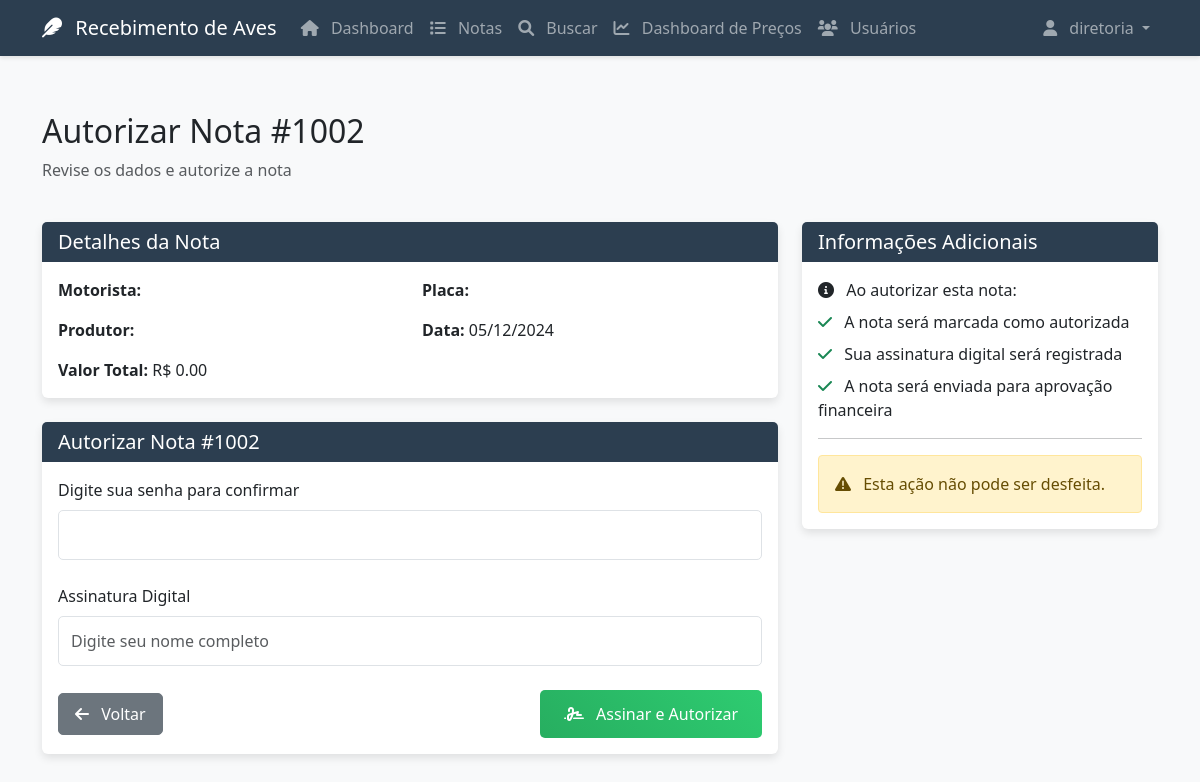
/autorizar_nota/2 (signed in), run on the app's committed database.
### app.py (models this page shows, shortened)
class User(UserMixin, db.Model):
    id = db.Column(db.Integer, primary_key=True)
    username = db.Column(db.String(80), unique=True, nullable=False)
    password_hash = db.Column(db.String(120), nullable=False)
    role = db.Column(db.String(20), nullable=False)  # 'diretoria', 'financeiro', 'usuario', 'visualizador', 'gerente'
    nome_completo = db.Column(db.String(100))
    email = db.Column(db.String(120))
    data_criacao = db.Column(db.DateTime, default=datetime.now)
    ativo = db.Column(db.Boolean, default=True)
    criado_por_id = db.Column(db.Integer, db.ForeignKey('user.id'))
    @property
    def is_diretoria(self):
        return self.role == 'diretoria'
    @property
    def is_financeiro(self):
        return self.role == 'financeiro'
    @property
    def is_gerente(self):
        return self.role == 'gerente'

class Nota(db.Model):
    id = db.Column(db.Integer, primary_key=True)
    numero = db.Column(db.Integer, unique=True, nullable=False)
    usuario_id = db.Column(db.Integer, db.ForeignKey('user.id'), nullable=False)
    tipo_ave = db.Column(db.String(50), nullable=True)
    num_cargas = db.Column(db.Integer, nullable=True)
    ordem_carga = db.Column(db.String(10), nullable=True)
    data_abate = db.Column(db.DateTime, nullable=True)
    dia_semana = db.Column(db.String(20), nullable=True)
    motorista = db.Column(db.String(100), nullable=True)
    transportadora = db.Column(db.String(100), nullable=True)
    placa_veiculo = db.Column(db.String(20), nullable=True)
    qtd_caixas = db.Column(db.Integer, nullable=True)
    frete_status = db.Column(db.String(20), nullable=True)
    km_saida = db.Column(db.Float, nullable=True)
    km_chegada = db.Column(db.Float, nullable=True)
    valor_frete = db.Column(db.Float, nullable=True)
    pedagios = db.Column(db.Float, nullable=True)
    outras_despesas = db.Column(db.Float, nullable=True)
    produtor = db.Column(db.String(100), nullable=True)
    estado = db.Column(db.String(2), nullable=True)
    nota_fiscal = db.Column(db.String(50), nullable=True)
    data_nf = db.Column(db.DateTime, nullable=True)
    gta = db.Column(db.String(50), nullable=True)
    data_gta = db.Column(db.DateTime, nullable=True)
    aves_granja = db.Column(db.Integer, nullable=True)
    aves_mortas = db.Column(db.Integer, nullable=True)
    aves_recebidas = db.Column(db.Integer, nullable=True)
    aves_contador = db.Column(db.Integer, nullable=True)
    agenciador = db.Column(db.String(100), nullable=True)
    caixas_vazias = db.Column(db.Integer, default=0)
    peso_granja = db.Column(db.Float, nullable=True)
    peso_frigorifico = db.Column(db.Float, nullable=True)
    mortalidade_excesso = db.Column(db.Float, default=0)
    aves_molhadas_granja = db.Column(db.Float, default=0)
    aves_molhadas_chuva = db.Column(db.Float, default=0)
    quebra_maus_tratos = db.Column(db.Float, default=0)
    aves_papo_cheio = db.Column(db.Float, default=0)
    outras_quebras = db.Column(db.Float, default=0)
    descricao_quebras = db.Column(db.String(200))
    adiantamento_frete = db.Column(db.Float, default=0)
    valor_combustivel = db.Column(db.Float, default=0)  # Novo campo para preço do combustível
    valor_kg = db.Column(db.Float, nullable=True)
    status = db.Column(db.String(20), default='incompleta')
    campos_pendentes = db.Column(db.String(200), nullable=True)
    data_criacao = db.Column(db.DateTime, default=datetime.utcnow)
    autorizado_por = db.Column(db.Integer, db.ForeignKey('user.id'))
    autorizado_por_usuario = db.relationship('User', foreign_keys=[autorizado_por])
    autorizada = db.Column(db.Boolean, default=False)
    data_autorizacao = db.Column(db.DateTime)
    assinatura_autorizador = db.Column(db.String(200))
    verificado_por = db.Column(db.Integer, db.ForeignKey('user.id'))
    verificado_por_usuario = db.relationship('User', foreign_keys=[verificado_por])
    verificado_financeiro = db.Column(db.Boolean, default=False)
    aprovado_financeiro = db.Column(db.Boolean, default=False)
    data_aprovacao_financeiro = db.Column(db.DateTime)
    observacoes_financeiro = db.Column(db.String(500))
    requer_verificacao = db.Column(db.Boolean, default=False)
    em_edicao = db.Column(db.Boolean, default=False)
    liberado_gerente = db.Column(db.Boolean, default=False)
    liberado_por_gerente = db.Column(db.Integer, db.ForeignKey('user.id'))
    liberado_por_gerente_usuario = db.relationship('User', foreign_keys=[liberado_por_gerente])
    data_liberacao_gerente = db.Column(db.DateTime)
    def calcular_valor_total(self):
        peso_liquido = (self.peso_frigorifico or 0) - (
            (self.mortalidade_excesso or 0) +
            (self.aves_molhadas_granja or 0) +
            (self.aves_molhadas_chuva or 0) +
            (self.quebra_maus_tratos or 0) +
            (self.aves_papo_cheio or 0) +
            (self.outras_quebras or 0)
        )
        return peso_liquido * (self.valor_kg or 0) if peso_liquido > 0 else 0

### app.py (the view, shortened to what this page needs)
@app.route('/autorizar_nota/<int:id>', methods=['GET', 'POST'])
@login_required
def autorizar_nota(id):
    if not current_user.is_diretoria:
        flash('Apenas diretoria pode autorizar notas.', 'error')
        return redirect(url_for('ver_nota', id=id))
    nota = Nota.query.get_or_404(id)
    return render_template('autorizar_nota.html', nota=nota)

### app.py (called while the page is built)
@login_manager.user_loader
def load_user(user_id):
    return User.query.get(int(user_id))

### templates/autorizar_nota.html (shortened to what this page needs)
{% extends "base.html" %}
{% block content %}
<div class="container">
    <div class="row mb-4">
        <div class="col-12">
            <h2>Autorizar Nota #{{ nota.numero }}</h2>
            <p class="text-muted">Revise os dados e autorize a nota</p>
        </div>
    </div>
    <div class="row">
        <div class="col-md-8">
            <div class="card mb-4">
                <div class="card-header">
                    <h5 class="card-title mb-0">Detalhes da Nota</h5>
                </div>
                <div class="card-body">
                    <div class="row mb-3">
                        <div class="col-md-6">
                            <strong>Motorista:</strong> {{ nota.motorista }}
                        </div>
                        <div class="col-md-6">
                            <strong>Placa:</strong> {{ nota.placa_veiculo }}
                        </div>
                    </div>
                    <div class="row mb-3">
                        <div class="col-md-6">
                            <strong>Produtor:</strong> {{ nota.produtor }}
                        </div>
                        <div class="col-md-6">
                            <strong>Data:</strong> {{ nota.data_criacao.strftime('%d/%m/%Y') }}
                        </div>
                    </div>
                    <div class="row">
                        <div class="col-md-12">
                            <strong>Valor Total:</strong> R$ {{ "%.2f"|format(nota.calcular_valor_total()) }}
                        </div>
                    </div>
                </div>
            </div>
            <div class="card">
                <div class="card-header">
                    <h5 class="mb-0">Autorizar Nota #{{ nota.numero }}</h5>
                </div>
                <div class="card-body">
                    <form method="POST" class="needs-validation" novalidate>
                        <div class="mb-4">
                            <label for="senha" class="form-label">Digite sua senha para confirmar</label>
                            <input type="password" class="form-control" id="senha" name="senha" required>
                        </div>
                        <div class="mb-4">
                            <label for="assinatura" class="form-label">Assinatura Digital</label>
                            <input type="text" class="form-control" id="assinatura" name="assinatura" required
                                   placeholder="Digite seu nome completo">
                        </div>
                        <div class="d-flex justify-content-between align-items-center">
                            <a href="{{ url_for('ver_nota', id=nota.id) }}" class="btn btn-secondary">
                                <i class="fas fa-arrow-left"></i> Voltar
                            </a>
                            <button type="submit" class="btn btn-sign">
                                <i class="fas fa-signature"></i> Assinar e Autorizar
                            </button>
                        </div>
                    </form>
                </div>
            </div>
        </div>
        <div class="col-md-4">
            <div class="card">
                <div class="card-header">
                    <h5 class="card-title mb-0">Informações Adicionais</h5>
                </div>
                <div class="card-body">
                    <p class="mb-2"><i class="fas fa-info-circle"></i> Ao autorizar esta nota:</p>
                    <ul class="list-unstyled">
                        <li><i class="fas fa-check text-success"></i> A nota será marcada como autorizada</li>
                        <li><i class="fas fa-check text-success"></i> Sua assinatura digital será registrada</li>
                        <li><i class="fas fa-check text-success"></i> A nota será enviada para aprovação financeira</li>
                    </ul>
                    <hr>
                    <div class="alert alert-warning">
                        <i class="fas fa-exclamation-triangle"></i>
                        Esta ação não pode ser desfeita.
                    </div>
                </div>
            </div>
        </div>
    </div>
</div>
{% endblock %}

### templates/base.html (shortened to what this page needs)
<!DOCTYPE html>
<html lang="pt-br">
<head>
    <link href="https://cdn.jsdelivr.net/npm/bootstrap@5.3.0/dist/css/bootstrap.min.css" rel="stylesheet">
    <link href="https://cdnjs.cloudflare.com/ajax/libs/font-awesome/6.0.0/css/all.min.css" rel="stylesheet">
    <link href="{{ url_for('static', filename='css/style.css') }}" rel="stylesheet">
</head>
<body>
    {% if current_user.is_authenticated %}
    <nav class="navbar navbar-expand-lg navbar-dark bg-primary">
        <div class="container">
            <a class="navbar-brand" href="{{ url_for('dashboard') }}">
                <i class="fas fa-feather"></i> Recebimento de Aves
            </a>
            <div class="collapse navbar-collapse" id="navbarNav">
                <ul class="navbar-nav me-auto">
                    <li class="nav-item">
                        <a class="nav-link" href="{{ url_for('dashboard') }}">
                            <i class="fas fa-home"></i> Dashboard
                        </a>
                    </li>
                    <li class="nav-item">
                        <a class="nav-link" href="{{ url_for('lista_notas') }}">
                            <i class="fas fa-list"></i> Notas
                        </a>
                    </li>
                    <li class="nav-item">
                        <a class="nav-link" href="{{ url_for('buscar_notas') }}">
                            <i class="fas fa-search"></i> Buscar
                        </a>
                    </li>
                    <li class="nav-item">
                        <a class="nav-link" href="{{ url_for('dashboard_precos') }}">
                            <i class="fas fa-chart-line"></i> Dashboard de Preços
                        </a>
                    </li>
                    {% if current_user.role == 'diretoria' %}
                    <li class="nav-item">
                        <a class="nav-link" href="{{ url_for('lista_usuarios') }}">
                            <i class="fas fa-users"></i> Usuários
                        </a>
                    </li>
                    {% endif %}
                </ul>
                <ul class="navbar-nav">
                    <li class="nav-item dropdown">
                        <a class="nav-link dropdown-toggle" href="#" id="userDropdown" role="button"
                           data-bs-toggle="dropdown">
                            <i class="fas fa-user"></i> {{ current_user.username }}
                        </a>
                    </li>
                </ul>
            </div>
        </div>
    </nav>
    {% endif %}
    <main class="py-4">
        {% block content %}{% endblock %}
    </main>
</body>
</html>

### static/css/style.css (style rules this page uses)
body { background-color: #f8f9fa; min-height: 100vh; padding-bottom: 2rem; }
.card { box-shadow: 0 0.125rem 0.25rem rgba(0, 0, 0, 0.075); transition: transform 0.2s ease-in-out; }
.card-header { background-color: #f8f9fa; border-bottom: 1px solid rgba(0, 0, 0, 0.125); }
.navbar { box-shadow: 0 2px 4px rgba(0, 0, 0, 0.1); margin-bottom: 2rem; }
.alert { border-radius: 0.25rem; margin-bottom: 1rem; }
.row { animation: fadeIn 0.5s ease-out; }

### templates/base.html (style rules this page uses)
:root { --primary-color: #2c3e50; --secondary-color: #34495e; --accent-color: #3498db; --success-color: #27ae60; --warning-color: #f1c40f; --danger-color: #e74c3c; }
body { background-color: #f8f9fa; }
.navbar { background-color: var(--primary-color) !important; box-shadow: 0 2px 4px rgba(0,0,0,0.1); }
.card { border: none; box-shadow: 0 2px 4px rgba(0,0,0,0.05); margin-bottom: 1.5rem; }
.card-header { background-color: var(--primary-color); color: white; border-bottom: none; }
.btn { border-radius: 5px; padding: 0.5rem 1rem; font-weight: 500; transition: all 0.3s ease; }
.btn-sign { position: relative; overflow: hidden; background: linear-gradient(45deg, var(--success-color), #2ecc71); color: white; border: none; padding: 0.75rem 1.5rem; }
.btn-sign i { margin-right: 0.5rem; }
.form-control { border-radius: 5px; border: 1px solid #dee2e6; padding: 0.75rem; }

### templates/autorizar_nota.html (style rules this page uses)
.card { box-shadow: 0 0.25rem 0.5rem rgba(0, 0, 0, 0.1); margin-bottom: 1rem; }
.alert { margin-bottom: 0; }
.fas { margin-right: 0.5rem; }
.list-unstyled li { margin-bottom: 0.5rem; }
.btn-sign { background-color: #007bff; color: #ffffff; border-color: #007bff; }

### data on the page
User: username "diretoria"
Nota: numero "1002", data_criacao "05/12/2024", calcular_valor_total "0.00"
